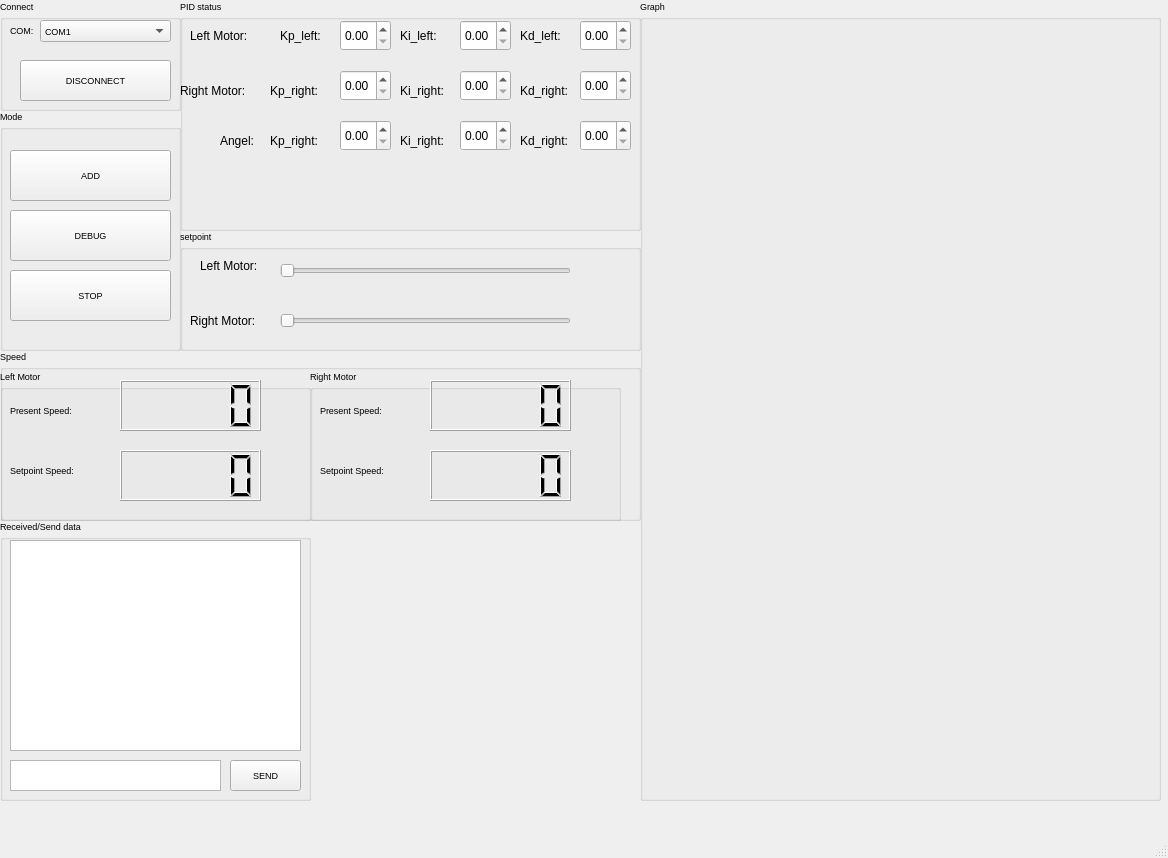
<?xml version="1.0" encoding="UTF-8"?>
<ui version="4.0">
 <class>MainWindow</class>
 <widget class="QMainWindow" name="MainWindow">
  <property name="geometry">
   <rect>
    <x>0</x>
    <y>0</y>
    <width>1168</width>
    <height>858</height>
   </rect>
  </property>
  <property name="font">
   <font>
    <family>MS Shell Dlg 2</family>
    <pointsize>14</pointsize>
    <weight>75</weight>
    <bold>true</bold>
   </font>
  </property>
  <property name="windowTitle">
   <string>MainWindow</string>
  </property>
  <widget class="QWidget" name="centralwidget">
   <widget class="QGroupBox" name="groupBox">
    <property name="geometry">
     <rect>
      <x>180</x>
      <y>0</y>
      <width>461</width>
      <height>231</height>
     </rect>
    </property>
    <property name="font">
     <font>
      <family>MS Shell Dlg 2</family>
      <pointsize>7</pointsize>
      <weight>50</weight>
      <bold>false</bold>
     </font>
    </property>
    <property name="title">
     <string>PID status</string>
    </property>
    <widget class="QDoubleSpinBox" name="doubleSpinBox_4">
     <property name="geometry">
      <rect>
       <x>280</x>
       <y>70</y>
       <width>51</width>
       <height>31</height>
      </rect>
     </property>
     <property name="font">
      <font>
       <pointsize>9</pointsize>
       <weight>50</weight>
       <bold>false</bold>
      </font>
     </property>
    </widget>
    <widget class="QLabel" name="label_5">
     <property name="geometry">
      <rect>
       <x>0</x>
       <y>70</y>
       <width>81</width>
       <height>41</height>
      </rect>
     </property>
     <property name="font">
      <font>
       <family>MS Shell Dlg 2</family>
       <pointsize>9</pointsize>
       <weight>50</weight>
       <bold>false</bold>
      </font>
     </property>
     <property name="text">
      <string>Right Motor:</string>
     </property>
    </widget>
    <widget class="QDoubleSpinBox" name="doubleSpinBox">
     <property name="geometry">
      <rect>
       <x>160</x>
       <y>20</y>
       <width>51</width>
       <height>31</height>
      </rect>
     </property>
     <property name="font">
      <font>
       <pointsize>9</pointsize>
       <weight>50</weight>
       <bold>false</bold>
      </font>
     </property>
    </widget>
    <widget class="QLabel" name="label_6">
     <property name="geometry">
      <rect>
       <x>90</x>
       <y>70</y>
       <width>61</width>
       <height>41</height>
      </rect>
     </property>
     <property name="font">
      <font>
       <family>MS Shell Dlg 2</family>
       <pointsize>9</pointsize>
       <weight>50</weight>
       <bold>false</bold>
      </font>
     </property>
     <property name="text">
      <string>Kp_right:</string>
     </property>
    </widget>
    <widget class="QLabel" name="label_2">
     <property name="geometry">
      <rect>
       <x>100</x>
       <y>20</y>
       <width>51</width>
       <height>31</height>
      </rect>
     </property>
     <property name="font">
      <font>
       <family>MS Shell Dlg 2</family>
       <pointsize>9</pointsize>
       <weight>50</weight>
       <bold>false</bold>
      </font>
     </property>
     <property name="text">
      <string>Kp_left:</string>
     </property>
    </widget>
    <widget class="QDoubleSpinBox" name="doubleSpinBox_2">
     <property name="geometry">
      <rect>
       <x>280</x>
       <y>20</y>
       <width>51</width>
       <height>31</height>
      </rect>
     </property>
     <property name="font">
      <font>
       <pointsize>9</pointsize>
       <weight>50</weight>
       <bold>false</bold>
      </font>
     </property>
    </widget>
    <widget class="QDoubleSpinBox" name="doubleSpinBox_3">
     <property name="geometry">
      <rect>
       <x>160</x>
       <y>70</y>
       <width>51</width>
       <height>31</height>
      </rect>
     </property>
     <property name="font">
      <font>
       <pointsize>9</pointsize>
       <weight>50</weight>
       <bold>false</bold>
      </font>
     </property>
    </widget>
    <widget class="QLabel" name="label_3">
     <property name="geometry">
      <rect>
       <x>10</x>
       <y>20</y>
       <width>81</width>
       <height>31</height>
      </rect>
     </property>
     <property name="font">
      <font>
       <family>MS Shell Dlg 2</family>
       <pointsize>9</pointsize>
       <weight>50</weight>
       <bold>false</bold>
      </font>
     </property>
     <property name="text">
      <string>Left Motor:</string>
     </property>
    </widget>
    <widget class="QLabel" name="label_4">
     <property name="geometry">
      <rect>
       <x>220</x>
       <y>20</y>
       <width>51</width>
       <height>31</height>
      </rect>
     </property>
     <property name="font">
      <font>
       <family>MS Shell Dlg 2</family>
       <pointsize>9</pointsize>
       <weight>50</weight>
       <bold>false</bold>
      </font>
     </property>
     <property name="text">
      <string>Ki_left:</string>
     </property>
    </widget>
    <widget class="QLabel" name="label_7">
     <property name="geometry">
      <rect>
       <x>220</x>
       <y>70</y>
       <width>51</width>
       <height>41</height>
      </rect>
     </property>
     <property name="font">
      <font>
       <family>MS Shell Dlg 2</family>
       <pointsize>9</pointsize>
       <weight>50</weight>
       <bold>false</bold>
      </font>
     </property>
     <property name="text">
      <string>Ki_right:</string>
     </property>
    </widget>
    <widget class="QLabel" name="label_8">
     <property name="geometry">
      <rect>
       <x>340</x>
       <y>20</y>
       <width>51</width>
       <height>31</height>
      </rect>
     </property>
     <property name="font">
      <font>
       <family>MS Shell Dlg 2</family>
       <pointsize>9</pointsize>
       <weight>50</weight>
       <bold>false</bold>
      </font>
     </property>
     <property name="text">
      <string>Kd_left:</string>
     </property>
    </widget>
    <widget class="QDoubleSpinBox" name="doubleSpinBox_5">
     <property name="geometry">
      <rect>
       <x>400</x>
       <y>20</y>
       <width>51</width>
       <height>31</height>
      </rect>
     </property>
     <property name="font">
      <font>
       <pointsize>9</pointsize>
       <weight>50</weight>
       <bold>false</bold>
      </font>
     </property>
    </widget>
    <widget class="QLabel" name="label_9">
     <property name="geometry">
      <rect>
       <x>340</x>
       <y>70</y>
       <width>61</width>
       <height>41</height>
      </rect>
     </property>
     <property name="font">
      <font>
       <family>MS Shell Dlg 2</family>
       <pointsize>9</pointsize>
       <weight>50</weight>
       <bold>false</bold>
      </font>
     </property>
     <property name="text">
      <string>Kd_right:</string>
     </property>
    </widget>
    <widget class="QDoubleSpinBox" name="doubleSpinBox_6">
     <property name="geometry">
      <rect>
       <x>400</x>
       <y>70</y>
       <width>51</width>
       <height>31</height>
      </rect>
     </property>
     <property name="font">
      <font>
       <pointsize>9</pointsize>
       <weight>50</weight>
       <bold>false</bold>
      </font>
     </property>
    </widget>
    <widget class="QLabel" name="label_11">
     <property name="geometry">
      <rect>
       <x>40</x>
       <y>120</y>
       <width>41</width>
       <height>41</height>
      </rect>
     </property>
     <property name="font">
      <font>
       <family>MS Shell Dlg 2</family>
       <pointsize>9</pointsize>
       <weight>50</weight>
       <bold>false</bold>
      </font>
     </property>
     <property name="text">
      <string>Angel:</string>
     </property>
    </widget>
    <widget class="QDoubleSpinBox" name="doubleSpinBox_7">
     <property name="geometry">
      <rect>
       <x>400</x>
       <y>120</y>
       <width>51</width>
       <height>31</height>
      </rect>
     </property>
     <property name="font">
      <font>
       <pointsize>9</pointsize>
       <weight>50</weight>
       <bold>false</bold>
      </font>
     </property>
    </widget>
    <widget class="QDoubleSpinBox" name="doubleSpinBox_8">
     <property name="geometry">
      <rect>
       <x>160</x>
       <y>120</y>
       <width>51</width>
       <height>31</height>
      </rect>
     </property>
     <property name="font">
      <font>
       <pointsize>9</pointsize>
       <weight>50</weight>
       <bold>false</bold>
      </font>
     </property>
    </widget>
    <widget class="QLabel" name="label_13">
     <property name="geometry">
      <rect>
       <x>340</x>
       <y>120</y>
       <width>61</width>
       <height>41</height>
      </rect>
     </property>
     <property name="font">
      <font>
       <family>MS Shell Dlg 2</family>
       <pointsize>9</pointsize>
       <weight>50</weight>
       <bold>false</bold>
      </font>
     </property>
     <property name="text">
      <string>Kd_right:</string>
     </property>
    </widget>
    <widget class="QLabel" name="label_20">
     <property name="geometry">
      <rect>
       <x>220</x>
       <y>120</y>
       <width>51</width>
       <height>41</height>
      </rect>
     </property>
     <property name="font">
      <font>
       <family>MS Shell Dlg 2</family>
       <pointsize>9</pointsize>
       <weight>50</weight>
       <bold>false</bold>
      </font>
     </property>
     <property name="text">
      <string>Ki_right:</string>
     </property>
    </widget>
    <widget class="QDoubleSpinBox" name="doubleSpinBox_9">
     <property name="geometry">
      <rect>
       <x>280</x>
       <y>120</y>
       <width>51</width>
       <height>31</height>
      </rect>
     </property>
     <property name="font">
      <font>
       <pointsize>9</pointsize>
       <weight>50</weight>
       <bold>false</bold>
      </font>
     </property>
    </widget>
    <widget class="QLabel" name="label_21">
     <property name="geometry">
      <rect>
       <x>90</x>
       <y>120</y>
       <width>61</width>
       <height>41</height>
      </rect>
     </property>
     <property name="font">
      <font>
       <family>MS Shell Dlg 2</family>
       <pointsize>9</pointsize>
       <weight>50</weight>
       <bold>false</bold>
      </font>
     </property>
     <property name="text">
      <string>Kp_right:</string>
     </property>
    </widget>
   </widget>
   <widget class="QGroupBox" name="groupBox_2">
    <property name="geometry">
     <rect>
      <x>180</x>
      <y>230</y>
      <width>461</width>
      <height>121</height>
     </rect>
    </property>
    <property name="font">
     <font>
      <pointsize>7</pointsize>
      <weight>50</weight>
      <bold>false</bold>
     </font>
    </property>
    <property name="title">
     <string>setpoint</string>
    </property>
    <widget class="QLabel" name="label_10">
     <property name="geometry">
      <rect>
       <x>20</x>
       <y>20</y>
       <width>81</width>
       <height>31</height>
      </rect>
     </property>
     <property name="font">
      <font>
       <family>MS Shell Dlg 2</family>
       <pointsize>9</pointsize>
       <weight>50</weight>
       <bold>false</bold>
      </font>
     </property>
     <property name="text">
      <string>Left Motor:</string>
     </property>
    </widget>
    <widget class="QLabel" name="label_12">
     <property name="geometry">
      <rect>
       <x>10</x>
       <y>70</y>
       <width>81</width>
       <height>41</height>
      </rect>
     </property>
     <property name="font">
      <font>
       <family>MS Shell Dlg 2</family>
       <pointsize>9</pointsize>
       <weight>50</weight>
       <bold>false</bold>
      </font>
     </property>
     <property name="text">
      <string>Right Motor:</string>
     </property>
    </widget>
    <widget class="QSlider" name="horizontalSlider">
     <property name="geometry">
      <rect>
       <x>100</x>
       <y>30</y>
       <width>291</width>
       <height>22</height>
      </rect>
     </property>
     <property name="orientation">
      <enum>Qt::Horizontal</enum>
     </property>
    </widget>
    <widget class="QSlider" name="horizontalSlider_2">
     <property name="geometry">
      <rect>
       <x>100</x>
       <y>80</y>
       <width>291</width>
       <height>22</height>
      </rect>
     </property>
     <property name="orientation">
      <enum>Qt::Horizontal</enum>
     </property>
    </widget>
   </widget>
   <widget class="QGroupBox" name="groupBox_3">
    <property name="geometry">
     <rect>
      <x>0</x>
      <y>110</y>
      <width>181</width>
      <height>241</height>
     </rect>
    </property>
    <property name="font">
     <font>
      <pointsize>7</pointsize>
      <weight>50</weight>
      <bold>false</bold>
     </font>
    </property>
    <property name="title">
     <string>Mode</string>
    </property>
    <widget class="QPushButton" name="pushButton">
     <property name="geometry">
      <rect>
       <x>10</x>
       <y>40</y>
       <width>161</width>
       <height>51</height>
      </rect>
     </property>
     <property name="text">
      <string>ADD</string>
     </property>
    </widget>
    <widget class="QPushButton" name="pushButton_2">
     <property name="geometry">
      <rect>
       <x>10</x>
       <y>100</y>
       <width>161</width>
       <height>51</height>
      </rect>
     </property>
     <property name="text">
      <string>DEBUG</string>
     </property>
    </widget>
    <widget class="QPushButton" name="pushButton_3">
     <property name="geometry">
      <rect>
       <x>10</x>
       <y>160</y>
       <width>161</width>
       <height>51</height>
      </rect>
     </property>
     <property name="text">
      <string>STOP</string>
     </property>
    </widget>
   </widget>
   <widget class="QGroupBox" name="groupBox_4">
    <property name="geometry">
     <rect>
      <x>640</x>
      <y>0</y>
      <width>521</width>
      <height>801</height>
     </rect>
    </property>
    <property name="font">
     <font>
      <family>MS Shell Dlg 2</family>
      <pointsize>7</pointsize>
      <weight>50</weight>
      <bold>false</bold>
     </font>
    </property>
    <property name="title">
     <string>Graph</string>
    </property>
    <widget class="PlotWidget" name="xaxis" native="true">
     <property name="geometry">
      <rect>
       <x>0</x>
       <y>50</y>
       <width>251</width>
       <height>211</height>
      </rect>
     </property>
     <property name="sizePolicy">
      <sizepolicy hsizetype="Fixed" vsizetype="Fixed">
       <horstretch>0</horstretch>
       <verstretch>0</verstretch>
      </sizepolicy>
     </property>
     <widget class="PlotWidget" name="xaxis_3" native="true">
      <property name="geometry">
       <rect>
        <x>30</x>
        <y>230</y>
        <width>251</width>
        <height>231</height>
       </rect>
      </property>
      <property name="sizePolicy">
       <sizepolicy hsizetype="Fixed" vsizetype="Fixed">
        <horstretch>0</horstretch>
        <verstretch>0</verstretch>
       </sizepolicy>
      </property>
     </widget>
    </widget>
    <widget class="PlotWidget" name="xaxis_2" native="true">
     <property name="geometry">
      <rect>
       <x>270</x>
       <y>50</y>
       <width>241</width>
       <height>211</height>
      </rect>
     </property>
     <property name="sizePolicy">
      <sizepolicy hsizetype="Fixed" vsizetype="Fixed">
       <horstretch>0</horstretch>
       <verstretch>0</verstretch>
      </sizepolicy>
     </property>
    </widget>
    <widget class="PlotWidget" name="xaxis_4" native="true">
     <property name="geometry">
      <rect>
       <x>0</x>
       <y>320</y>
       <width>251</width>
       <height>211</height>
      </rect>
     </property>
     <property name="sizePolicy">
      <sizepolicy hsizetype="Fixed" vsizetype="Fixed">
       <horstretch>0</horstretch>
       <verstretch>0</verstretch>
      </sizepolicy>
     </property>
     <widget class="PlotWidget" name="xaxis_5" native="true">
      <property name="geometry">
       <rect>
        <x>30</x>
        <y>230</y>
        <width>251</width>
        <height>231</height>
       </rect>
      </property>
      <property name="sizePolicy">
       <sizepolicy hsizetype="Fixed" vsizetype="Fixed">
        <horstretch>0</horstretch>
        <verstretch>0</verstretch>
       </sizepolicy>
      </property>
     </widget>
    </widget>
    <widget class="PlotWidget" name="xaxis_6" native="true">
     <property name="geometry">
      <rect>
       <x>270</x>
       <y>320</y>
       <width>251</width>
       <height>211</height>
      </rect>
     </property>
     <property name="sizePolicy">
      <sizepolicy hsizetype="Fixed" vsizetype="Fixed">
       <horstretch>0</horstretch>
       <verstretch>0</verstretch>
      </sizepolicy>
     </property>
     <widget class="PlotWidget" name="xaxis_7" native="true">
      <property name="geometry">
       <rect>
        <x>30</x>
        <y>230</y>
        <width>251</width>
        <height>231</height>
       </rect>
      </property>
      <property name="sizePolicy">
       <sizepolicy hsizetype="Fixed" vsizetype="Fixed">
        <horstretch>0</horstretch>
        <verstretch>0</verstretch>
       </sizepolicy>
      </property>
     </widget>
    </widget>
    <widget class="PlotWidget" name="xaxis_8" native="true">
     <property name="geometry">
      <rect>
       <x>0</x>
       <y>570</y>
       <width>251</width>
       <height>231</height>
      </rect>
     </property>
     <property name="sizePolicy">
      <sizepolicy hsizetype="Fixed" vsizetype="Fixed">
       <horstretch>0</horstretch>
       <verstretch>0</verstretch>
      </sizepolicy>
     </property>
     <widget class="PlotWidget" name="xaxis_9" native="true">
      <property name="geometry">
       <rect>
        <x>30</x>
        <y>230</y>
        <width>251</width>
        <height>231</height>
       </rect>
      </property>
      <property name="sizePolicy">
       <sizepolicy hsizetype="Fixed" vsizetype="Fixed">
        <horstretch>0</horstretch>
        <verstretch>0</verstretch>
       </sizepolicy>
      </property>
     </widget>
    </widget>
    <widget class="PlotWidget" name="xaxis_10" native="true">
     <property name="geometry">
      <rect>
       <x>270</x>
       <y>570</y>
       <width>251</width>
       <height>231</height>
      </rect>
     </property>
     <property name="sizePolicy">
      <sizepolicy hsizetype="Fixed" vsizetype="Fixed">
       <horstretch>0</horstretch>
       <verstretch>0</verstretch>
      </sizepolicy>
     </property>
     <widget class="PlotWidget" name="xaxis_11" native="true">
      <property name="geometry">
       <rect>
        <x>30</x>
        <y>230</y>
        <width>251</width>
        <height>231</height>
       </rect>
      </property>
      <property name="sizePolicy">
       <sizepolicy hsizetype="Fixed" vsizetype="Fixed">
        <horstretch>0</horstretch>
        <verstretch>0</verstretch>
       </sizepolicy>
      </property>
     </widget>
    </widget>
   </widget>
   <widget class="QGroupBox" name="groupBox_5">
    <property name="geometry">
     <rect>
      <x>0</x>
      <y>350</y>
      <width>641</width>
      <height>171</height>
     </rect>
    </property>
    <property name="font">
     <font>
      <pointsize>7</pointsize>
      <weight>50</weight>
      <bold>false</bold>
     </font>
    </property>
    <property name="title">
     <string>Speed</string>
    </property>
    <widget class="QGroupBox" name="groupBox_8">
     <property name="geometry">
      <rect>
       <x>310</x>
       <y>20</y>
       <width>311</width>
       <height>151</height>
      </rect>
     </property>
     <property name="title">
      <string>Right Motor</string>
     </property>
     <widget class="QLCDNumber" name="lcdNumber_7">
      <property name="geometry">
       <rect>
        <x>120</x>
        <y>10</y>
        <width>141</width>
        <height>51</height>
       </rect>
      </property>
     </widget>
     <widget class="QLCDNumber" name="lcdNumber_8">
      <property name="geometry">
       <rect>
        <x>120</x>
        <y>80</y>
        <width>141</width>
        <height>51</height>
       </rect>
      </property>
     </widget>
     <widget class="QLabel" name="label_18">
      <property name="geometry">
       <rect>
        <x>10</x>
        <y>20</y>
        <width>101</width>
        <height>41</height>
       </rect>
      </property>
      <property name="text">
       <string>Present Speed:</string>
      </property>
     </widget>
     <widget class="QLabel" name="label_19">
      <property name="geometry">
       <rect>
        <x>10</x>
        <y>80</y>
        <width>101</width>
        <height>41</height>
       </rect>
      </property>
      <property name="text">
       <string>Setpoint Speed:</string>
      </property>
     </widget>
    </widget>
    <widget class="QGroupBox" name="groupBox_7">
     <property name="geometry">
      <rect>
       <x>0</x>
       <y>20</y>
       <width>311</width>
       <height>151</height>
      </rect>
     </property>
     <property name="title">
      <string>Left Motor</string>
     </property>
     <widget class="QLCDNumber" name="lcdNumber_5">
      <property name="geometry">
       <rect>
        <x>120</x>
        <y>10</y>
        <width>141</width>
        <height>51</height>
       </rect>
      </property>
     </widget>
     <widget class="QLCDNumber" name="lcdNumber_6">
      <property name="geometry">
       <rect>
        <x>120</x>
        <y>80</y>
        <width>141</width>
        <height>51</height>
       </rect>
      </property>
     </widget>
     <widget class="QLabel" name="label_16">
      <property name="geometry">
       <rect>
        <x>10</x>
        <y>20</y>
        <width>101</width>
        <height>41</height>
       </rect>
      </property>
      <property name="text">
       <string>Present Speed:</string>
      </property>
     </widget>
     <widget class="QLabel" name="label_17">
      <property name="geometry">
       <rect>
        <x>10</x>
        <y>80</y>
        <width>101</width>
        <height>41</height>
       </rect>
      </property>
      <property name="text">
       <string>Setpoint Speed:</string>
      </property>
     </widget>
    </widget>
   </widget>
   <widget class="QGroupBox" name="groupBox_9">
    <property name="geometry">
     <rect>
      <x>0</x>
      <y>0</y>
      <width>181</width>
      <height>111</height>
     </rect>
    </property>
    <property name="font">
     <font>
      <pointsize>7</pointsize>
      <weight>50</weight>
      <bold>false</bold>
     </font>
    </property>
    <property name="title">
     <string>Connect</string>
    </property>
    <widget class="QComboBox" name="COM">
     <property name="geometry">
      <rect>
       <x>40</x>
       <y>20</y>
       <width>131</width>
       <height>22</height>
      </rect>
     </property>
     <property name="layoutDirection">
      <enum>Qt::LeftToRight</enum>
     </property>
     <property name="currentText">
      <string>COM1</string>
     </property>
     <item>
      <property name="text">
       <string>COM1</string>
      </property>
     </item>
     <item>
      <property name="text">
       <string>COM2</string>
      </property>
     </item>
     <item>
      <property name="text">
       <string>COM3</string>
      </property>
     </item>
     <item>
      <property name="text">
       <string>COM4</string>
      </property>
     </item>
     <item>
      <property name="text">
       <string>COM5</string>
      </property>
     </item>
     <item>
      <property name="text">
       <string>COM6</string>
      </property>
     </item>
     <item>
      <property name="text">
       <string>COM7</string>
      </property>
     </item>
     <item>
      <property name="text">
       <string>COM8</string>
      </property>
     </item>
     <item>
      <property name="text">
       <string>COM9</string>
      </property>
     </item>
     <item>
      <property name="text">
       <string>COM10</string>
      </property>
     </item>
     <item>
      <property name="text">
       <string>COM11</string>
      </property>
     </item>
     <item>
      <property name="text">
       <string>COM12</string>
      </property>
     </item>
     <item>
      <property name="text">
       <string>COM13</string>
      </property>
     </item>
     <item>
      <property name="text">
       <string>COM14</string>
      </property>
     </item>
    </widget>
    <widget class="QPushButton" name="connect">
     <property name="geometry">
      <rect>
       <x>20</x>
       <y>60</y>
       <width>151</width>
       <height>41</height>
      </rect>
     </property>
     <property name="text">
      <string>DISCONNECT</string>
     </property>
    </widget>
    <widget class="QLabel" name="label">
     <property name="geometry">
      <rect>
       <x>10</x>
       <y>20</y>
       <width>31</width>
       <height>21</height>
      </rect>
     </property>
     <property name="text">
      <string>COM:</string>
     </property>
    </widget>
   </widget>
   <widget class="QGroupBox" name="groupBox_10">
    <property name="geometry">
     <rect>
      <x>0</x>
      <y>520</y>
      <width>311</width>
      <height>281</height>
     </rect>
    </property>
    <property name="font">
     <font>
      <family>MS Shell Dlg 2</family>
      <pointsize>7</pointsize>
      <weight>50</weight>
      <bold>false</bold>
     </font>
    </property>
    <property name="title">
     <string>Received/Send data</string>
    </property>
    <widget class="QTextBrowser" name="re_se_data">
     <property name="enabled">
      <bool>true</bool>
     </property>
     <property name="geometry">
      <rect>
       <x>10</x>
       <y>20</y>
       <width>291</width>
       <height>211</height>
      </rect>
     </property>
     <property name="sizePolicy">
      <sizepolicy hsizetype="Fixed" vsizetype="Fixed">
       <horstretch>0</horstretch>
       <verstretch>0</verstretch>
      </sizepolicy>
     </property>
     <property name="html">
      <string>&lt;!DOCTYPE HTML PUBLIC &quot;-//W3C//DTD HTML 4.0//EN&quot; &quot;http://www.w3.org/TR/REC-html40/strict.dtd&quot;&gt;
&lt;html&gt;&lt;head&gt;&lt;meta name=&quot;qrichtext&quot; content=&quot;1&quot; /&gt;&lt;style type=&quot;text/css&quot;&gt;
p, li { white-space: pre-wrap; }
&lt;/style&gt;&lt;/head&gt;&lt;body style=&quot; font-family:'MS Shell Dlg 2'; font-size:7pt; font-weight:400; font-style:normal;&quot;&gt;
&lt;p style=&quot;-qt-paragraph-type:empty; margin-top:0px; margin-bottom:0px; margin-left:0px; margin-right:0px; -qt-block-indent:0; text-indent:0px; font-size:8.25pt;&quot;&gt;&lt;br /&gt;&lt;/p&gt;&lt;/body&gt;&lt;/html&gt;</string>
     </property>
    </widget>
    <widget class="QTextEdit" name="testsend">
     <property name="geometry">
      <rect>
       <x>10</x>
       <y>240</y>
       <width>211</width>
       <height>31</height>
      </rect>
     </property>
    </widget>
    <widget class="QPushButton" name="send">
     <property name="geometry">
      <rect>
       <x>230</x>
       <y>240</y>
       <width>71</width>
       <height>31</height>
      </rect>
     </property>
     <property name="text">
      <string>SEND</string>
     </property>
    </widget>
   </widget>
  </widget>
  <widget class="QMenuBar" name="menubar">
   <property name="geometry">
    <rect>
     <x>0</x>
     <y>0</y>
     <width>1168</width>
     <height>26</height>
    </rect>
   </property>
  </widget>
  <widget class="QStatusBar" name="statusbar"/>
 </widget>
 <customwidgets>
  <customwidget>
   <class>PlotWidget</class>
   <extends>QWidget</extends>
   <header>pyqtgraph</header>
   <container>1</container>
  </customwidget>
 </customwidgets>
 <resources/>
 <connections/>
</ui>
